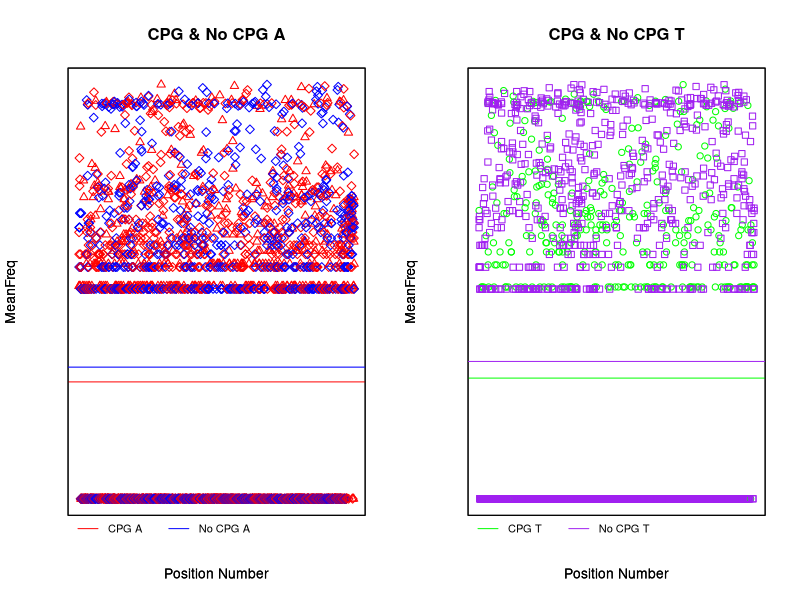

The R script that drew this image:
Dengue<-read.csv("DengueVirus1.fasta_pruned.mu.trim05_DF.csv")


CPGA<-subset(Dengue, wtnt=='a' & makesCpG==1)
CPGT<-subset(Dengue, wtnt=='t' & makesCpG==1) 


NoCPGA<-subset(Dengue, wtnt=='a' & makesCpG==0)
NoCPGT<-subset(Dengue, wtnt=='t' & makesCpG==0)



layout(matrix(c(1,2),2,2,byrow = TRUE))
plot(CPGA$num,log10(CPGA$MeanFreq+.000001), col = "red",xaxt="n", yaxt="n",xlab="Position Number", ylab="MeanFreq",main="CPG & No CPG A", pch=2)
abline(h=mean(log10(CPGA$MeanFreq+.000001)),col = "red")
legend("topleft",inset=c(0,1), legend=c
       ("CPG A","No CPG A"),col=c("red","blue"), horiz=TRUE, lty=1:1, cex=0.8,xpd=TRUE,bty='n')
par(new=TRUE)
plot(NoCPGA$num,log10(NoCPGA$MeanFreq+.000001), col=c("red","blue"),xaxt="n", yaxt="n",xlab="Position Number", ylab="MeanFreq", pch=5)
abline(h=mean(log10(NoCPGA$MeanFreq+.000001)),col="blue")

plot(CPGT$num,log10(CPGT$MeanFreq+.000001), col = "green",xaxt="n", yaxt="n",xlab="Position Number", ylab="MeanFreq",main="CPG & No CPG T")
abline(h=mean(log10(CPGT$MeanFreq+.000001)),col = "green")
legend("topleft",inset=c(0,1), legend=c
       ("CPG T","No CPG T"),col=c("green","purple"), horiz=TRUE, lty=1:1, cex=0.8,xpd=TRUE,bty='n')
par(new=TRUE)
plot(NoCPGT$num,log10(NoCPGT$MeanFreq+.000001), col="purple",xaxt="n", yaxt="n",xlab="Position Number", ylab="MeanFreq", pch=0)
abline(h=mean(log10(NoCPGT$MeanFreq+.000001)),col="purple")